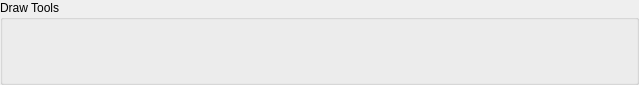
        <widget class="QGroupBox" name="drawtools">
         <property name="minimumSize">
          <size>
           <width>0</width>
           <height>57</height>
          </size>
         </property>
         <property name="sizePolicy">
          <sizepolicy hsizetype="Expanding" vsizetype="Preferred">
           <horstretch>0</horstretch>
           <verstretch>0</verstretch>
          </sizepolicy>
         </property>
         <property name="maximumSize">
          <size>
           <width>16777215</width>
           <height>85</height>
          </size>
         </property>
         <property name="title">
          <string>Draw Tools</string>
         </property>
         <layout class="QHBoxLayout" name="horizontalLayout_11">
          <property name="leftMargin">
           <number>2</number>
          </property>
          <property name="topMargin">
           <number>10</number>
          </property>
          <property name="rightMargin">
           <number>2</number>
          </property>
          <property name="bottomMargin">
           <number>2</number>
          </property>
          <item>
           <widget class="QPushButton" name="drawImageBtn">
            <property name="sizePolicy">
             <sizepolicy hsizetype="MinimumExpanding" vsizetype="MinimumExpanding">
              <horstretch>0</horstretch>
              <verstretch>0</verstretch>
             </sizepolicy>
            </property>
            <property name="minimumSize">
             <size>
              <width>25</width>
              <height>25</height>
             </size>
            </property>
            <property name="maximumSize">
             <size>
              <width>55</width>
              <height>55</height>
             </size>
            </property>
            <property name="toolTip">
             <string>&lt;html&gt;&lt;head/&gt;&lt;body&gt;&lt;p&gt;Image draw tool:&lt;/p&gt;&lt;p&gt;Load and draw an image that is to be embedded in your stickfigure&lt;/p&gt;&lt;/body&gt;&lt;/html&gt;</string>
            </property>
            <property name="styleSheet">
             <string notr="true">QPushButton {
    qproperty-icon: url(&quot; &quot;); /* empty image */
    qproperty-iconSize: 16px 16px; /* space for the background image */
    image: url(:/resources/drawimg_00001.png);
    width: 55px;
    height: 55px;
    background-repeat: no-repeat;
	border: 0px solid #5A5A5A;
}
QPushButton:hover{
    image: url(:/resources/drawimg_00002.png);
    background-repeat: no-repeat;
	background-color: rgb(25, 25, 25)
}
QPushButton:pressed{
    image: url(:/resources/drawimg_00003.png);
    background-repeat: no-repeat;
}
</string>
            </property>
            <property name="text">
             <string/>
            </property>
           </widget>
          </item>
          <item>
           <widget class="QPushButton" name="drawCircleBtn">
            <property name="sizePolicy">
             <sizepolicy hsizetype="MinimumExpanding" vsizetype="MinimumExpanding">
              <horstretch>0</horstretch>
              <verstretch>0</verstretch>
             </sizepolicy>
            </property>
            <property name="minimumSize">
             <size>
              <width>25</width>
              <height>25</height>
             </size>
            </property>
            <property name="maximumSize">
             <size>
              <width>55</width>
              <height>55</height>
             </size>
            </property>
            <property name="toolTip">
             <string>&lt;html&gt;&lt;head/&gt;&lt;body&gt;&lt;p&gt;Draw circles tool:&lt;/p&gt;&lt;p&gt;Draw your stick as a circle&lt;/p&gt;&lt;/body&gt;&lt;/html&gt;</string>
            </property>
            <property name="styleSheet">
             <string notr="true">QPushButton {
    qproperty-icon: url(&quot; &quot;); /* empty image */
    qproperty-iconSize: 16px 16px; /* space for the background image */
    image: url(:/resources/addcircle_00001.png);
    width: 55px;
    height: 55px;
    background-repeat: no-repeat;
	border: 0px solid #5A5A5A;
}
QPushButton:hover{
    image: url(:/resources/addcircle_00002.png);
    background-repeat: no-repeat;
	background-color: rgb(25, 25, 25)
}
QPushButton:pressed{
    image: url(:/resources/addcircle_00003.png);
    background-repeat: no-repeat;
}
</string>
            </property>
            <property name="text">
             <string/>
            </property>
           </widget>
          </item>
          <item>
           <widget class="QPushButton" name="drawTaperBtn">
            <property name="sizePolicy">
             <sizepolicy hsizetype="MinimumExpanding" vsizetype="MinimumExpanding">
              <horstretch>0</horstretch>
              <verstretch>0</verstretch>
             </sizepolicy>
            </property>
            <property name="minimumSize">
             <size>
              <width>25</width>
              <height>25</height>
             </size>
            </property>
            <property name="maximumSize">
             <size>
              <width>55</width>
              <height>55</height>
             </size>
            </property>
            <property name="toolTip">
             <string>&lt;html&gt;&lt;head/&gt;&lt;body&gt;&lt;p&gt;Draw Tapered stick tool:&lt;/p&gt;&lt;p&gt;&lt;br/&gt;&lt;/p&gt;&lt;p&gt;Draw your stick with a variable base and top width, also you can choose if&lt;/p&gt;&lt;p&gt;your extremities should squared or round&lt;/p&gt;&lt;/body&gt;&lt;/html&gt;</string>
            </property>
            <property name="styleSheet">
             <string notr="true">QPushButton {
    qproperty-icon: url(&quot; &quot;); /* empty image */
    qproperty-iconSize: 16px 16px; /* space for the background image */
    image: url(:/resources/addtaper_00001.png);
    width: 55px;
    height: 55px;
    background-repeat: no-repeat;
	border: 0px solid #5A5A5A;
}
QPushButton:hover{
    image: url(:/resources/addtaper_00002.png);
    background-repeat: no-repeat;
	background-color: rgb(25, 25, 25)
}
QPushButton:pressed{
    image: url(:/resources/addtaper_00003.png);
    background-repeat: no-repeat;
}
</string>
            </property>
            <property name="text">
             <string/>
            </property>
           </widget>
          </item>
          <item>
           <widget class="QPushButton" name="drawFreehandBtn">
            <property name="sizePolicy">
             <sizepolicy hsizetype="MinimumExpanding" vsizetype="MinimumExpanding">
              <horstretch>0</horstretch>
              <verstretch>0</verstretch>
             </sizepolicy>
            </property>
            <property name="minimumSize">
             <size>
              <width>25</width>
              <height>25</height>
             </size>
            </property>
            <property name="maximumSize">
             <size>
              <width>55</width>
              <height>55</height>
             </size>
            </property>
            <property name="toolTip">
             <string>&lt;html&gt;&lt;head/&gt;&lt;body&gt;&lt;p&gt;Freehand stick tool:&lt;/p&gt;&lt;p&gt;Click twice to place an invisible stick, then paint on it in draw mode with brush/eraser. Esc or Enter finishes.&lt;/p&gt;&lt;/body&gt;&lt;/html&gt;</string>
            </property>
            <property name="styleSheet">
             <string notr="true">QPushButton {
    qproperty-icon: url(&quot; &quot;); /* empty image */
    qproperty-iconSize: 16px 16px; /* space for the background image */
    image: url(:/resources/freehand_00001.png);
    width: 55px;
    height: 55px;
    background-repeat: no-repeat;
	border: 0px solid #5A5A5A;
}
QPushButton:hover{
    image: url(:/resources/freehand_00002.png);
    background-repeat: no-repeat;
	background-color: rgb(25, 25, 25)
}
QPushButton:pressed{
    image: url(:/resources/freehand_00003.png);
    background-repeat: no-repeat;
}
</string>
            </property>
            <property name="text">
             <string/>
            </property>
           </widget>
          </item>
          <item>
           <widget class="QPushButton" name="drawTrapezoidBtn">
            <property name="sizePolicy">
             <sizepolicy hsizetype="MinimumExpanding" vsizetype="MinimumExpanding">
              <horstretch>0</horstretch>
              <verstretch>0</verstretch>
             </sizepolicy>
            </property>
            <property name="minimumSize">
             <size>
              <width>25</width>
              <height>25</height>
             </size>
            </property>
            <property name="maximumSize">
             <size>
              <width>55</width>
              <height>55</height>
             </size>
            </property>
            <property name="toolTip">
             <string>&lt;html&gt;&lt;head/&gt;&lt;body&gt;&lt;p&gt;Draw trapezoid tool:&lt;/p&gt;&lt;p&gt;&lt;br/&gt;&lt;/p&gt;&lt;p&gt;Draw your stick as a trapezoid with variable base and top widths&lt;/p&gt;&lt;/body&gt;&lt;/html&gt;</string>
            </property>
            <property name="styleSheet">
             <string notr="true">QPushButton {
    qproperty-icon: url(&quot; &quot;); /* empty image */
    qproperty-iconSize: 16px 16px; /* space for the background image */
    image: url(:/resources/addtrap_00001.png);
    width: 55px;
    height: 55px;
    background-repeat: no-repeat;
	border: 0px solid #5A5A5A;
}
QPushButton:hover{
    image: url(:/resources/addtrap_00002.png);
    background-repeat: no-repeat;
	background-color: rgb(25, 25, 25)
}
QPushButton:pressed{
    image: url(:/resources/addtrap_00003.png);
    background-repeat: no-repeat;
}
</string>
            </property>
            <property name="text">
             <string/>
            </property>
           </widget>
          </item>
          <item>
           <widget class="QPushButton" name="drawRectBtn">
            <property name="sizePolicy">
             <sizepolicy hsizetype="MinimumExpanding" vsizetype="MinimumExpanding">
              <horstretch>0</horstretch>
              <verstretch>0</verstretch>
             </sizepolicy>
            </property>
            <property name="minimumSize">
             <size>
              <width>25</width>
              <height>25</height>
             </size>
            </property>
            <property name="maximumSize">
             <size>
              <width>55</width>
              <height>55</height>
             </size>
            </property>
            <property name="toolTip">
             <string>&lt;html&gt;&lt;head/&gt;&lt;body&gt;&lt;p&gt;Draw Rectangle tool:&lt;/p&gt;&lt;p&gt;&lt;br/&gt;&lt;/p&gt;&lt;p&gt;Draw your sticks as rectangles&lt;/p&gt;&lt;/body&gt;&lt;/html&gt;</string>
            </property>
            <property name="styleSheet">
             <string notr="true">QPushButton {
    qproperty-icon: url(&quot; &quot;); /* empty image */
    qproperty-iconSize: 16px 16px; /* space for the background image */
    image: url(:/resources/addrect_00001.png);
    width: 55px;
    height: 55px;
    background-repeat: no-repeat;
	border: 0px solid #5A5A5A;
}
QPushButton:hover{
    image: url(:/resources/addrect_00002.png);
    background-repeat: no-repeat;
	background-color: rgb(25, 25, 25)
}
QPushButton:pressed{
    image: url(:/resources/addrect_00003.png);
    background-repeat: no-repeat;
}
</string>
            </property>
            <property name="text">
             <string/>
            </property>
           </widget>
          </item>
          <item>
           <widget class="QPushButton" name="drawBtn">
            <property name="sizePolicy">
             <sizepolicy hsizetype="MinimumExpanding" vsizetype="MinimumExpanding">
              <horstretch>0</horstretch>
              <verstretch>0</verstretch>
             </sizepolicy>
            </property>
            <property name="minimumSize">
             <size>
              <width>25</width>
              <height>25</height>
             </size>
            </property>
            <property name="maximumSize">
             <size>
              <width>55</width>
              <height>55</height>
             </size>
            </property>
            <property name="toolTip">
             <string>&lt;html&gt;&lt;head/&gt;&lt;body&gt;&lt;p&gt;Line tool:&lt;/p&gt;&lt;p&gt;Draw your sticks as simple lines &lt;/p&gt;&lt;/body&gt;&lt;/html&gt;</string>
            </property>
            <property name="styleSheet">
             <string notr="true">QPushButton {
    qproperty-icon: url(&quot; &quot;); /* empty image */
    qproperty-iconSize: 16px 16px; /* space for the background image */
    image: url(:/resources/addline_00001.png);
    width: 55px;
    height: 55px;
    background-repeat: no-repeat;
	border: 0px solid #5A5A5A;
}
QPushButton:hover{
    image: url(:/resources/addline_00002.png);
    background-repeat: no-repeat;
	background-color: rgb(25, 25, 25)
}
QPushButton:pressed{
    image: url(:/resources/addline_00003.png);
    background-repeat: no-repeat;
}
</string>
            </property>
            <property name="text">
             <string/>
            </property>
           </widget>
          </item>
          <item>
           <widget class="QPushButton" name="addPolyBtn">
            <property name="enabled">
             <bool>true</bool>
            </property>
            <property name="sizePolicy">
             <sizepolicy hsizetype="MinimumExpanding" vsizetype="Minimum">
              <horstretch>0</horstretch>
              <verstretch>0</verstretch>
             </sizepolicy>
            </property>
            <property name="minimumSize">
             <size>
              <width>25</width>
              <height>25</height>
             </size>
            </property>
            <property name="maximumSize">
             <size>
              <width>50</width>
              <height>50</height>
             </size>
            </property>
            <property name="toolTip">
             <string>&lt;html&gt;&lt;head/&gt;&lt;body&gt;&lt;p&gt;Polygon tool:&lt;/p&gt;&lt;p&gt;Two clicks draw the base stick, then each click adds a vertex. Finish with Enter, Esc, a double click or a click on the starting point. Click a polygon's edge to insert vertices, drag a vertex to move it, Alt+click deletes it.&lt;/p&gt;&lt;/body&gt;&lt;/html&gt;</string>
            </property>
            <property name="styleSheet">
             <string notr="true">QPushButton {
    qproperty-icon: url(&quot; &quot;); /* empty image */
    qproperty-iconSize: 16px 16px; /* space for the background image */
    image: url(:/resources/add_poly_00001.png);
    width: 50px;
    height: 50px;
    background-repeat: no-repeat;
	border: 0px solid #5A5A5A;
}
QPushButton:hover{
    image: url(:/resources/add_poly_00002.png);
    background-repeat: no-repeat;
	background-color: rgb(25, 25, 25)
}
QPushButton:pressed{
    image: url(:/resources/add_poly_00003.png);
    background-repeat: no-repeat;
}
</string>
            </property>
            <property name="text">
             <string/>
            </property>
           </widget>
          </item>
          <item>
           <widget class="QPushButton" name="multiLineBtn">
            <property name="sizePolicy">
             <sizepolicy hsizetype="MinimumExpanding" vsizetype="Minimum">
              <horstretch>0</horstretch>
              <verstretch>0</verstretch>
             </sizepolicy>
            </property>
            <property name="minimumSize">
             <size>
              <width>25</width>
              <height>25</height>
             </size>
            </property>
            <property name="maximumSize">
             <size>
              <width>50</width>
              <height>50</height>
             </size>
            </property>
            <property name="toolTip">
             <string>&lt;html&gt;&lt;head/&gt;&lt;body&gt;&lt;p&gt;Multi-line tool:&lt;/p&gt;&lt;p&gt;Every click adds a point to the path. Finish with Enter or a double click, Esc cancels. Click a multi-line's segment (or hold Ctrl) to insert a point at its middle and drag it; Alt+click deletes a point. With the select tool, Ctrl(+Shift)-click vertices and use the taper sliders to set per-vertex width and curvature.&lt;/p&gt;&lt;/body&gt;&lt;/html&gt;</string>
            </property>
            <property name="styleSheet">
             <string notr="true">QPushButton {
    qproperty-icon: url(&quot; &quot;); /* empty image */
    qproperty-iconSize: 16px 16px; /* space for the background image */
    image: url(:/resources/Add_multiline_00001.png);
    width: 50px;
    height: 50px;
    background-repeat: no-repeat;
	border: 0px solid #5A5A5A;
}
QPushButton:hover{
    image: url(:/resources/Add_multiline_00002.png);
    background-repeat: no-repeat;
	background-color: rgb(25, 25, 25)
}
QPushButton:pressed{
    image: url(:/resources/Add_multiline_00003.png);
    background-repeat: no-repeat;
}
</string>
            </property>
            <property name="text">
             <string/>
            </property>
           </widget>
          </item>
          <item>
           <widget class="QPushButton" name="drawTextBtn">
            <property name="sizePolicy">
             <sizepolicy hsizetype="MinimumExpanding" vsizetype="Minimum">
              <horstretch>0</horstretch>
              <verstretch>0</verstretch>
             </sizepolicy>
            </property>
            <property name="minimumSize">
             <size>
              <width>25</width>
              <height>25</height>
             </size>
            </property>
            <property name="maximumSize">
             <size>
              <width>50</width>
              <height>50</height>
             </size>
            </property>
            <property name="toolTip">
             <string>&lt;html&gt;&lt;head/&gt;&lt;body&gt;&lt;p&gt;Text stick tool:&lt;/p&gt;&lt;p&gt;Click twice to place the stick the text runs along, then type the paragraph in the prompt. The stick itself stays invisible; edit content, font, justification, spacing, wrapping and offsets in the Text Editing / Text Placement tabs. The stick color is the text color.&lt;/p&gt;&lt;/body&gt;&lt;/html&gt;</string>
            </property>
            <property name="styleSheet">
             <string notr="true">QPushButton {
    qproperty-icon: url(&quot; &quot;); /* empty image */
    qproperty-iconSize: 16px 16px; /* space for the background image */
    image: url(:/resources/addtext_00001.png);
    width: 50px;
    height: 50px;
    background-repeat: no-repeat;
	border: 0px solid #5A5A5A;
}
QPushButton:hover{
    image: url(:/resources/addtext_00002.png);
    background-repeat: no-repeat;
	background-color: rgb(25, 25, 25)
}
QPushButton:pressed{
    image: url(:/resources/addtext_00003.png);
    background-repeat: no-repeat;
}
</string>
            </property>
            <property name="text">
             <string/>
            </property>
           </widget>
          </item>
          <item>
           <spacer name="horizontalSpacer">
            <property name="orientation">
             <enum>Qt::Horizontal</enum>
            </property>
            <property name="sizeType">
             <enum>QSizePolicy::Expanding</enum>
            </property>
            <property name="sizeHint" stdset="0">
             <size>
              <width>40</width>
              <height>20</height>
             </size>
            </property>
           </spacer>
          </item>
         </layout>
        </widget>
